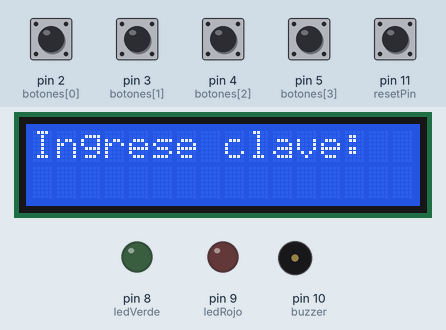
The sketch below on a simulated Arduino Uno, built with avr-gcc and run on an emulated ATmega328P. Parts: 16×2 character LCD, output pins drawn as LEDs (lit = HIGH), buzzer (waves = sounding, pin HIGH). Dashed ring = blinking. The test bench sets the inputs (shaded band); at power-on: pin 2 (botones[0]), pin 3 (botones[1]), pin 4 (botones[2]), pin 5 (botones[3]), pin 11 (resetPin) HIGH.

Above: at 1.2 s.
1.3 s: pin 2 (botones[0]) pulled LOW for 1 s
At 2.9 s:
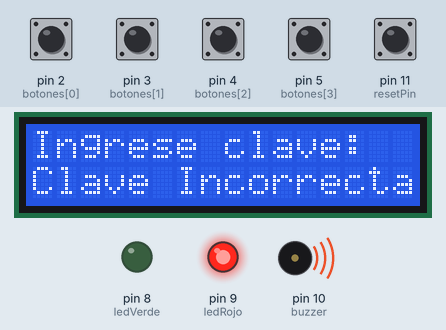
4.0 s: pin 3 (botones[1]) pulled LOW for 0.15 s
At 4.5 s:
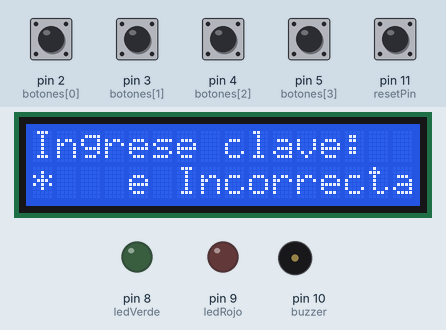
5.6 s: pin 4 (botones[2]) pulled LOW for 0.15 s
At 6.8 s:
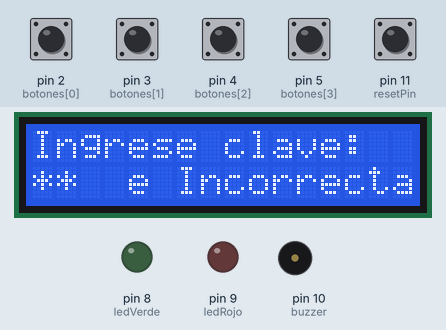
7.2 s: pin 5 (botones[3]) pulled LOW for 1 s
At 9.5 s:
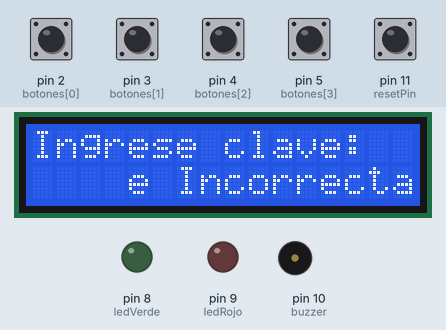
9.7 s: pin 3 (botones[1]) pulled LOW for 1 s
At 12.39 s:
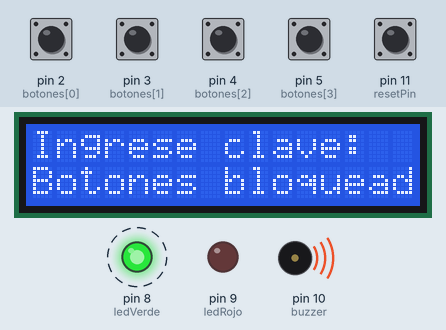
13.7 s: pin 11 (resetPin) pulled LOW for 0.15 s
At 15.1 s:
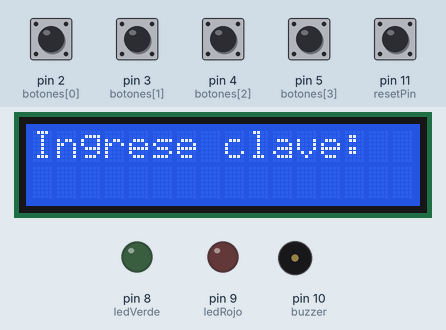
Timing chart, 0 to 16.3 s (numbered marks = the images above; inputs shaded):
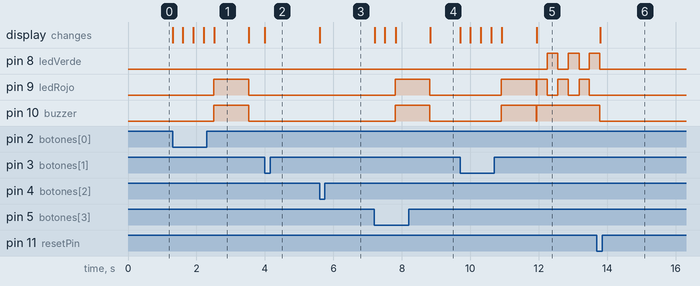

Measured:
- after the input at 1.3 s, pin 9 (ledRojo), pin 10 (buzzer): LOW → HIGH after 1.2 s, → LOW 1.0 s later; the display: first changes at once (image 1 shows a later state)
- after the input at 4.0 s, the display: changes at once (image 2)
- after the input at 5.6 s, the display: changes at once (image 3)
- after the input at 7.2 s, pin 9 (ledRojo), pin 10 (buzzer): LOW → HIGH after 0.60 s, → LOW 1.0 s later; the display: first changes at once (image 4 shows a later state)
- after the input at 9.7 s, pin 8 (ledVerde): alternates HIGH for 0.32 s and LOW for 0.30 s, starting after 2.5 s; pin 10 (buzzer): LOW → HIGH after 1.2 s, → LOW 1.0 s later, → HIGH 0.02 s later; the display: first changes at once (image 5 shows a later state)
- after the input at 13.7 s, pin 8 (ledVerde): goes on until 13.8 s, then stays LOW; pin 9 (ledRojo): stops changing and stays LOW; pin 10 (buzzer): HIGH → LOW after 0.07 s; the display: changes after 0.09 s (image 6)
- what the display in image 1 shows lasts 1.0 s, from 2.5 s to 3.5 s

The sketch:

cerradura.ino
```cpp
#include <Wire.h>
#include <LiquidCrystal_I2C.h>

LiquidCrystal_I2C lcd(0x27,16,2);

// Pines
int botones[4] = {2,3,4,5}; // pulsadores 0-3
int resetPin = 11;
int ledVerde = 8;
int ledRojo = 9;
int buzzer = 10;

// Clave
int clave[4] = {0,1,2,3};
int ingreso[4];
int indice = 0;
int intentos = 0;
bool bloqueado = false;
bool desbloqueado = false;

void setup() {
  lcd.init();
  lcd.backlight();
  lcd.setCursor(0,0);
  lcd.print("Ingrese clave:");

  for(int i=0;i<4;i++) pinMode(botones[i], INPUT_PULLUP);
  pinMode(resetPin, INPUT_PULLUP);
  pinMode(ledVerde, OUTPUT);
  pinMode(ledRojo, OUTPUT);
  pinMode(buzzer, OUTPUT);
}

void loop() {
  // Pulsador de reseteo
  if(digitalRead(resetPin) == LOW){
    intentos = 0;
    bloqueado = false;
    desbloqueado = false;
    digitalWrite(buzzer,LOW);
    digitalWrite(ledVerde,LOW);
    digitalWrite(ledRojo,LOW);
    lcd.setCursor(0,1);
    lcd.print("                "); // limpiar línea
    delay(300); // debounce
  }

  // Si está bloqueado, hacer sirena LED + buzzer
  if(bloqueado){
    lcd.setCursor(0,1);
    lcd.print("Botones bloqueados");
    digitalWrite(buzzer,HIGH);
    digitalWrite(ledRojo,HIGH);
    digitalWrite(ledVerde,LOW);
    delay(300);
    digitalWrite(ledRojo,LOW);
    digitalWrite(ledVerde,HIGH);
    delay(300);
    return;
  }

  // Si desbloqueado, mantener LED verde encendido
  if(desbloqueado){
    lcd.setCursor(0,1);
    lcd.print("Desbloqueado   ");
    digitalWrite(ledVerde,HIGH);
    return;
  }

  // Leer botones 0-3
  for(int i=0;i<4;i++){
    if(digitalRead(botones[i]) == LOW){
      ingreso[indice] = i;
      lcd.setCursor(indice,1);
      lcd.print("*");
      indice++;
      delay(300); // debounce

      if(indice == 4){
        verificarClave();
        indice = 0;
        if(!desbloqueado && !bloqueado){
          lcd.setCursor(0,1);
          lcd.print("    "); // limpiar línea
        }
      }
    }
  }
}

void verificarClave(){
  bool correcta = true;
  for(int i=0;i<4;i++){
    if(ingreso[i] != clave[i]){
      correcta = false;
      break;
    }
  }

  if(correcta){
    desbloqueado = true;
    digitalWrite(ledVerde,HIGH);
    digitalWrite(buzzer,HIGH);
    lcd.setCursor(0,1);
    lcd.print("Desbloqueado   ");
    delay(1000);
    digitalWrite(buzzer,LOW);
    intentos = 0;
  } else {
    intentos++;
    digitalWrite(ledRojo,HIGH);
    digitalWrite(buzzer,HIGH);
    lcd.setCursor(0,1);
    lcd.print("Clave Incorrecta");
    delay(1000);
    digitalWrite(ledRojo,LOW);
    digitalWrite(buzzer,LOW);

    if(intentos >= 3){
      bloqueado = true; // activa sirena
    }
  }
}
```
